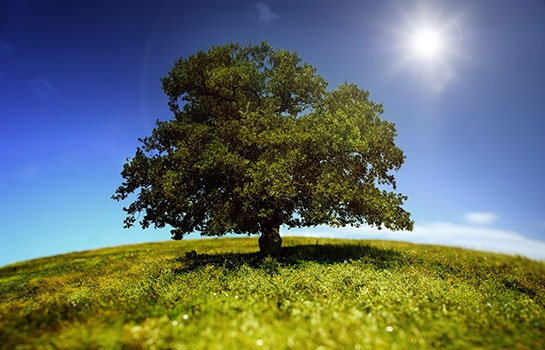
#> input picture agac2.jpg, 545 x 350 px
$ python bit-donusum.py
#> lines starting #> are read from the running program, lines starting #| are printed output that depends on the picture; after the words box and inside, x2 and y2 are one past the last pixel; in counts of white or black regions, pixels touching at a corner belong together
import cv2
import numpy as np
import matplotlib.pyplot as plt
import math
foto=cv2.imread("agac2.jpg",0)
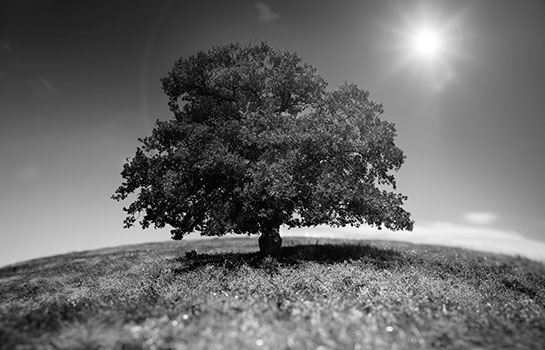
#> foto: shape (350, 545); min 0, max 255, mean 105.1
print(foto.dtype)
#| uint8
cv2.imshow("foto",foto)
a=np.min(foto)
#> a = 0
b=np.max(foto)
#> b = 255
print("min:",a)
#| min: 0
print("max:",b)
#| max: 255
print(foto)
#> (printed output is left out)

def donusum(foto):# fotoğraf 16 bit düzeyine çekildi
    s=foto.astype(float)
    s-=np.min(s)
    s/=np.max(s)
    return (s*65535)  # 2^32,2^64 ....
foto=donusum(foto)
a=np.min(foto)
b=np.max(foto)
#> b = 65535
print("min:",a)
#| min: 0.0
print("max:",b)
#| max: 65535.0
print(type(foto))
#| <class 'numpy.ndarray'>
print(foto)
#> (printed output is left out)
cv2.imshow("foto",foto)
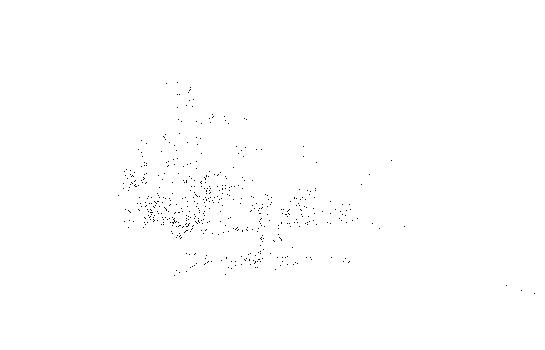
#> window 'foto': shape (350, 545); 99.7% white; black in thin lines or dots, all inside (x1, y1, x2, y2) = (118, 82, 535, 294)
cv2.waitKey(0)
